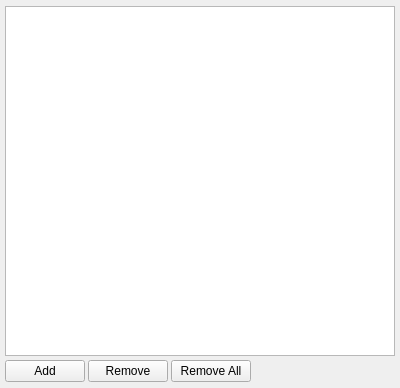
<?xml version="1.0" encoding="UTF-8"?>
<ui version="4.0">
 <class>PropsWidget</class>
 <widget class="QWidget" name="PropsWidget">
  <property name="geometry">
   <rect>
    <x>0</x>
    <y>0</y>
    <width>400</width>
    <height>388</height>
   </rect>
  </property>
  <property name="windowTitle">
   <string>Props</string>
  </property>
  <layout class="QVBoxLayout" name="verticalLayout">
   <property name="spacing">
    <number>3</number>
   </property>
   <property name="margin">
    <number>5</number>
   </property>
   <item>
    <widget class="QTableView" name="PropsTableView">
     <property name="sizePolicy">
      <sizepolicy hsizetype="Expanding" vsizetype="Fixed">
       <horstretch>0</horstretch>
       <verstretch>0</verstretch>
      </sizepolicy>
     </property>
     <property name="minimumSize">
      <size>
       <width>0</width>
       <height>350</height>
      </size>
     </property>
     <property name="midLineWidth">
      <number>1</number>
     </property>
     <property name="editTriggers">
      <set>QAbstractItemView::CurrentChanged|QAbstractItemView::SelectedClicked</set>
     </property>
     <property name="selectionMode">
      <enum>QAbstractItemView::SingleSelection</enum>
     </property>
     <attribute name="horizontalHeaderStretchLastSection">
      <bool>true</bool>
     </attribute>
    </widget>
   </item>
   <item>
    <layout class="QHBoxLayout" name="horizontalLayout">
     <item>
      <widget class="QPushButton" name="AddObjectPushButton">
       <property name="text">
        <string>Add</string>
       </property>
      </widget>
     </item>
     <item>
      <widget class="QPushButton" name="RemoveObjectPushButton">
       <property name="text">
        <string>Remove</string>
       </property>
      </widget>
     </item>
     <item>
      <widget class="QPushButton" name="RemoveAllObjectsPushButton">
       <property name="text">
        <string>Remove All</string>
       </property>
      </widget>
     </item>
     <item>
      <spacer name="horizontalSpacer">
       <property name="orientation">
        <enum>Qt::Horizontal</enum>
       </property>
       <property name="sizeHint" stdset="0">
        <size>
         <width>40</width>
         <height>20</height>
        </size>
       </property>
      </spacer>
     </item>
    </layout>
   </item>
  </layout>
 </widget>
 <resources/>
 <connections/>
</ui>
